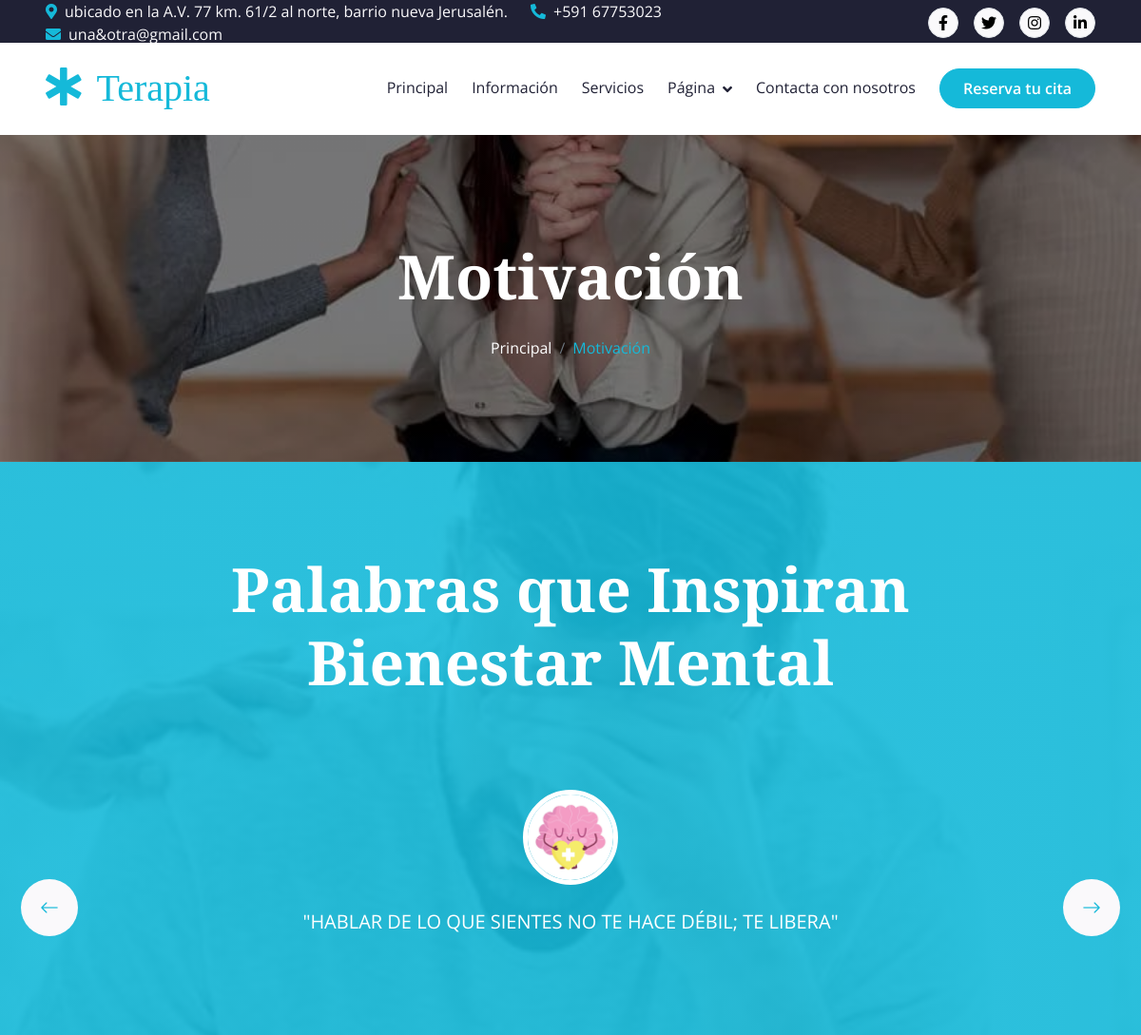
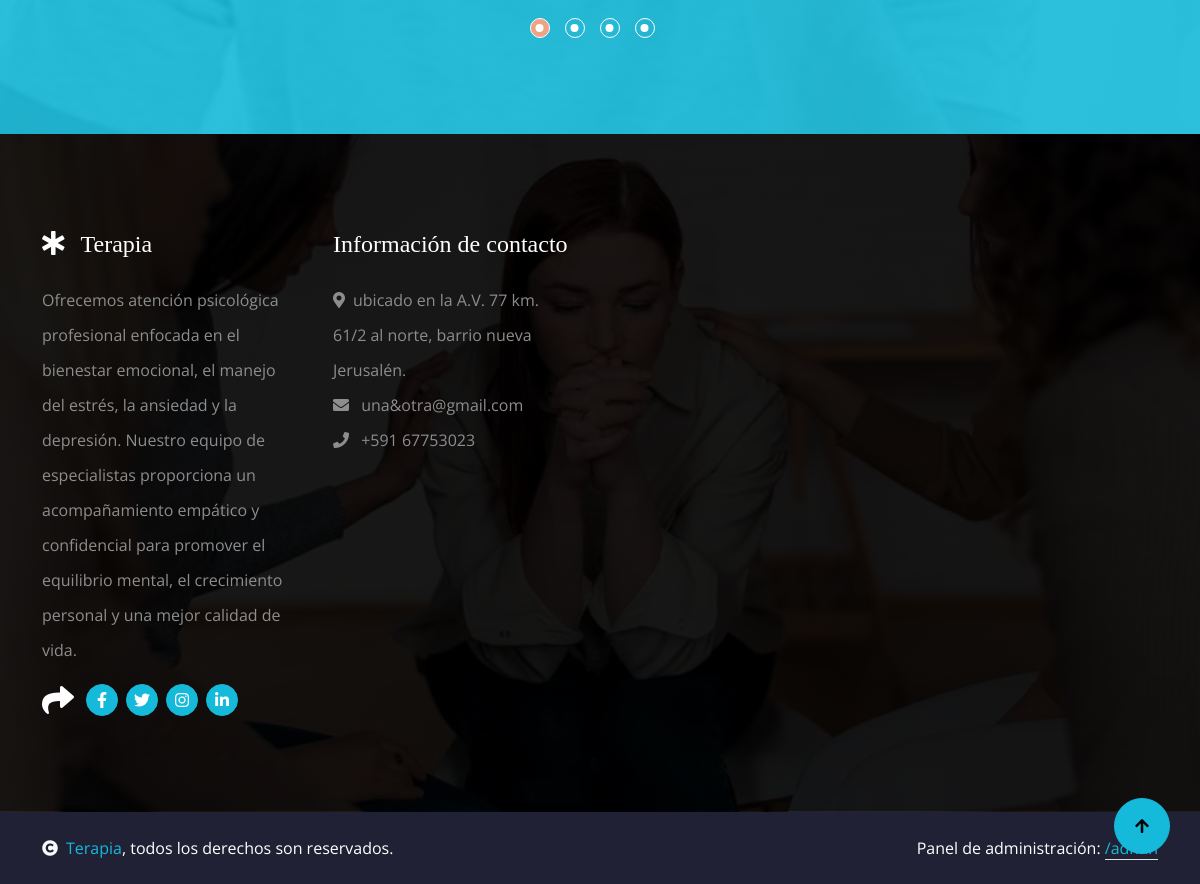
Page /motivacion on the committed database (2 pictures, top to bottom).
### tables this page shows
CREATE TABLE `testimonials` (
  `id` INT UNSIGNED AUTO_INCREMENT PRIMARY KEY,
  `name` VARCHAR(150) NULL,
  `role` VARCHAR(150) NULL,
  `image` VARCHAR(255) NULL,
  `quote` TEXT NOT NULL,
  `sort_order` INT DEFAULT 0,
  `status` TINYINT(1) DEFAULT 1
);

### app/core/Controller.php (called while the page is built, shortened)
<?php
abstract class Controller
{
    protected function view(string $view, array $data = []): void
    {
        extract($data);
        require VIEWS_PATH . '/partials/header.php';
        require VIEWS_PATH . "/{$view}.php";
        require VIEWS_PATH . '/partials/footer.php';
    }
}

### app/controllers/PageController.php (called while the page is built, shortened)
<?php
class PageController extends Controller
{
    public function testimonial(): void
    {
        $testimonialModel = new Testimonial();
        $this->view('testimonial', [
            'currentRoute'    => 'testimonial',
            'pageTitle'       => 'Motivación',
            'breadcrumbTitle' => 'Motivación',
            'testimonials'    => $testimonialModel->allActive(),
        ]);
    }
}

### index.php (called while the page is built, shortened)
<?php
require APP_PATH . '/helpers/functions.php';
$router = new Router();
$router->get('/', function () {
    (new HomeController())->index();
});
$router->get('/servicios', function () {
    (new ServiceController())->index();
});
$router->get('/servicio/{slug}', function (string $slug) {
    (new ServiceController())->show($slug);
});
$router->get('/sobre-nosotros', function () {
    (new PageController())->about();
});
$router->get('/equipo', function () {
    (new PageController())->team();
});
$router->get('/motivacion', function () {
    (new PageController())->testimonial();
});
$router->get('/caracteristicas', function () {
    (new PageController())->feature();
});
$router->get('/cita', function () {
    (new PageController())->appointment();
});
$router->post('/cita', function () {
    (new PageController())->storeAppointment();
});
$router->get('/contacto', function () {
    (new ContactController())->index();
});
$router->post('/contacto', function () {
    (new ContactController())->store();
});
$router->get('/admin/login', function () {
    (new AdminAuthController())->loginForm();
});
$router->post('/admin/login', function () {
    (new AdminAuthController())->login();
});
$router->get('/admin/logout', function () {
    (new AdminAuthController())->logout();
});
$router->get('/admin', function () {
    (new AdminDashboardController())->index();
});
$router->get('/admin/services', fn() => (new AdminServiceController())->index());
$router->get('/admin/services/create', fn() => (new AdminServiceController())->create());
$router->get('/admin/services/edit/{id}', fn($id) => (new AdminServiceController())->edit((int)$id));
$router->post('/admin/services/store', fn() => (new AdminServiceController())->store());
$router->get('/admin/services/delete/{id}', fn($id) => (new AdminServiceController())->delete((int)$id));
$router->get('/admin/slides', fn() => (new AdminSlideController())->index());
$router->get('/admin/slides/create', fn() => (new AdminSlideController())->create());
$router->get('/admin/slides/edit/{id}', fn($id) => (new AdminSlideController())->edit((int)$id));
$router->post('/admin/slides/store', fn() => (new AdminSlideController())->store());
$router->get('/admin/slides/delete/{id}', fn($id) => (new AdminSlideController())->delete((int)$id));
$router->get('/admin/features', fn() => (new AdminFeatureController())->index());
$router->get('/admin/features/create', fn() => (new AdminFeatureController())->create());
$router->get('/admin/features/edit/{id}', fn($id) => (new AdminFeatureController())->edit((int)$id));
$router->post('/admin/features/store', fn() => (new AdminFeatureController())->store());
$router->get('/admin/features/delete/{id}', fn($id) => (new AdminFeatureController())->delete((int)$id));
$router->get('/admin/team', fn() => (new AdminTeamController())->index());
$router->get('/admin/team/create', fn() => (new AdminTeamController())->create());
$router->get('/admin/team/edit/{id}', fn($id) => (new AdminTeamController())->edit((int)$id));
$router->post('/admin/team/store', fn() => (new AdminTeamController())->store());
$router->get('/admin/team/delete/{id}', fn($id) => (new AdminTeamController())->delete((int)$id));
$router->get('/admin/testimonials', fn() => (new AdminTestimonialController())->index());
$router->get('/admin/testimonials/create', fn() => (new AdminTestimonialController())->create());
$router->get('/admin/testimonials/edit/{id}', fn($id) => (new AdminTestimonialController())->edit((int)$id));
$router->post('/admin/testimonials/store', fn() => (new AdminTestimonialController())->store());
$router->get('/admin/testimonials/delete/{id}', fn($id) => (new AdminTestimonialController())->delete((int)$id));
$router->get('/admin/content-blocks', fn() => (new AdminContentBlockController())->index());
$router->get('/admin/content-blocks/edit/{key}', fn($key) => (new AdminContentBlockController())->edit($key));
$router->post('/admin/content-blocks/store', fn() => (new AdminContentBlockController())->store());
$router->get('/admin/settings', fn() => (new AdminSettingsController())->index());
$router->post('/admin/settings/store', fn() => (new AdminSettingsController())->store());
$router->get('/admin/messages', fn() => (new AdminMessageController())->index());
$router->get('/admin/messages/{id}', fn($id) => (new AdminMessageController())->show((int)$id));
$router->get('/admin/messages/delete/{id}', fn($id) => (new AdminMessageController())->delete((int)$id));
$router->dispatch();

### app/core/Model.php (called while the page is built, shortened)
<?php
abstract class Model
{
    protected PDO $db;
    protected string $table;
    public function __construct()
    {
        $this->db = Database::getInstance();
    }
    public function allActive(string $orderBy = 'sort_order ASC, id ASC'): array
    {
        $stmt = $this->db->query("SELECT * FROM {$this->table} WHERE status = 1 ORDER BY {$orderBy}");
        return $stmt->fetchAll();
    }
}

### app/core/Database.php (called while the page is built)
<?php
class Database
{
    private static ?PDO $instance = null;
    public static function getInstance(): PDO
    {
        if (self::$instance === null) {
            $dsn = 'mysql:host=' . DB_HOST . ';dbname=' . DB_NAME . ';charset=' . DB_CHARSET;
            try {
                self::$instance = new PDO($dsn, DB_USER, DB_PASS, [
                    PDO::ATTR_ERRMODE            => PDO::ERRMODE_EXCEPTION,
                    PDO::ATTR_DEFAULT_FETCH_MODE => PDO::FETCH_ASSOC,
                    PDO::ATTR_EMULATE_PREPARES   => false,
                ]);
            } catch (PDOException $e) {
                if (APP_DEBUG) {
                    die('Error de conexión a la base de datos: ' . $e->getMessage());
                }
                die('No se pudo conectar a la base de datos.');
            }
        }
        return self::$instance;
    }
}

### app/helpers/functions.php (called while the page is built, shortened)
<?php
function e(?string $value): string
{
    return htmlspecialchars($value ?? '', ENT_QUOTES, 'UTF-8');
}
function image_url(?string $filename, string $fallback = 'img/service-1.jpg'): string
{
    return UPLOADS_URL . '/' . ltrim($filename, '/');
}

### app/views/testimonial.php (the view, shortened to what this page needs)
<?php require VIEWS_PATH . '/partials/breadcrumb.php'; ?>
<div class="container-fluid testimonial py-5 wow zoomInDown" data-wow-delay="0.1s">
    <div class="container py-5">
        <div class="section-title mb-5">
            <h1 class="display-3 mb-4 text-white">Palabras que Inspiran Bienestar Mental</h1>
        </div>
        <div class="testimonial-carousel owl-carousel">
            <?php foreach ($testimonials as $testimonial): ?>
                <div class="testimonial-item">
                    <div class="testimonial-inner p-5">
                        <div class="testimonial-inner-img mb-4">
                            <img src="<?= image_url($testimonial['image'], 'img/testimonial-img.jpg') ?>" class="img-fluid rounded-circle" alt="">
                        </div>
                        <p class="text-white fs-7">&quot;<?= e($testimonial['quote']) ?>&quot;</p>
                    </div>
                </div>
            <?php endforeach; ?>
        </div>
    </div>
</div>

### assets/css/style.css (style rules this page uses)
.section-title { max-width: 900px; text-align: center; margin: 0 auto; }
.testimonial { background: linear-gradient(rgba(21, 185, 217, 0.9), rgba(21, 185, 217, 0.9)), url(../img/carousel-1.jpg); background-position: center center; background-repeat: no-repeat; background-size: cover; background-attachment: fixed; }
.testimonial .testimonial-item .testimonial-inner { display: flex; flex-direction: column; align-items: center; text-align: center; border-radius: 10px; background: transparent; }
.testimonial .testimonial-item .testimonial-inner .testimonial-inner-img { width: 100px; height: 100px; border-radius: 50%; border: 5px solid var(--bs-white); }
.testimonial .testimonial-carousel.owl-carousel { position: relative; }
.testimonial .testimonial-carousel .testimonial-item .testimonial-inner p.fs-7 { transition: 0.5s; }
@media (min-width: 900px) { .testimonial .testimonial-carousel .testimonial-item .testimonial-inner p.fs-7 { font-size: 20px; } }
.testimonial .section-title { max-width: 900px; text-align: center; margin: 0 auto; }

### rows in the picture
testimonials: image (picture), quote "HABLAR DE LO QUE SIENTES NO TE HACE DÉBIL; TE LIBERA"

### other values in the picture
$settings['address'] "ubicado en la A.V. 77 km. 61/2 al norte, barrio nueva Jerusalén."
$settings['phone'] "+591 67753023"
$settings['email'] "una&otra@gmail.com"
$settings['site_name'] "Terapia"
$breadcrumbTitle "Motivación"
